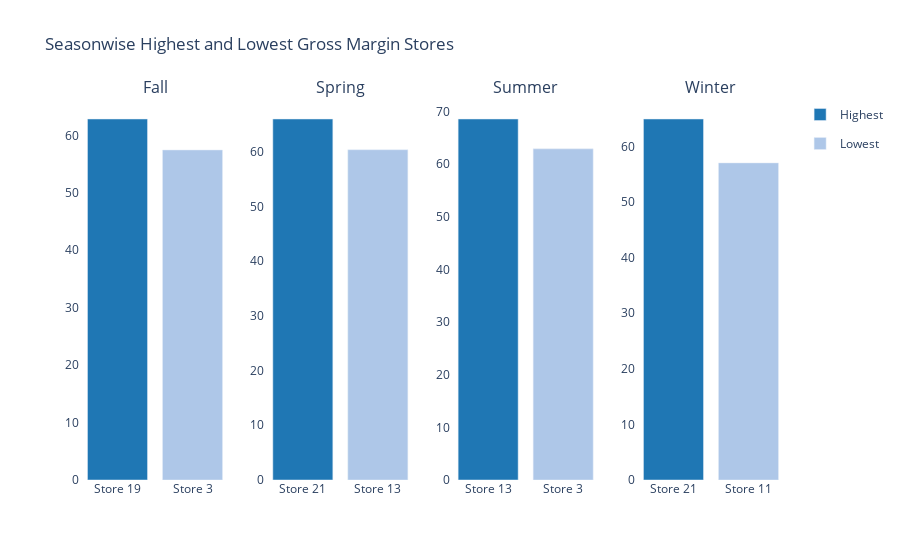

Notebook code for this chart:
### Code cell
import pandas as pd
import plotly.graph_objs as go
from plotly.subplots import make_subplots

# Assuming the sorted DataFrame is named results_df7
season_wise_gross_sorted = results_df7

# Find the highest and lowest gross margin stores for each season
highest_gross_margin = season_wise_gross_sorted.groupby('season').head(1)
lowest_gross_margin = season_wise_gross_sorted.groupby('season').tail(1)

# Merge the highest and lowest gross margin stores
combined_df = pd.concat([highest_gross_margin, lowest_gross_margin])

# Create a grouped bar chart with subplots for each season
fig = make_subplots(rows=1, cols=4, subplot_titles=("Fall", "Spring", "Summer", "Winter"))

# Define the color scale
color_scale = {'Highest': '#1f77b4', 'Lowest': '#aec7e8'}

# Add traces for each season and store
for index, (season, season_df) in enumerate(combined_df.groupby("season")):
    for idx, row in season_df.iterrows():
        if row['store'] == highest_gross_margin.loc[highest_gross_margin['season'] == row['season'], 'store'].values[0]:
            label = "Highest"
        else:
            label = "Lowest"

        fig.add_trace(go.Bar(x=[f"Store {row['store']}"],
                             y=[row['gross_margin']*100],
                             name=label,
                             marker=dict(color=color_scale[label]),
                             legendgroup=label,
                             showlegend=index == 0),
                      row=1, col=index + 1)

# Update the layout
fig.update_layout(title="Seasonwise Highest and Lowest Gross Margin Stores",
                  barmode='group',
                  plot_bgcolor='rgba(0,0,0,0)',
                  )

# Show the figure
fig.show()

### Figure 1 — Plotly figure (JSON) as saved in the notebook; plotly's stock layout.template omitted (floating-point values rounded to 4 significant figures)
{"data": [{"legendgroup": "Highest", "marker": {"color": "#1f77b4"}, "name": "Highest", "showlegend": true, "type": "bar", "x": ["Store 19"], "xaxis": "x", "y": [62.84], "yaxis": "y"}, {"legendgroup": "Lowest", "marker": {"color": "#aec7e8"}, "name": "Lowest", "showlegend": true, "type": "bar", "x": ["Store 3"], "xaxis": "x", "y": [57.45], "yaxis": "y"}, {"legendgroup": "Highest", "marker": {"color": "#1f77b4"}, "name": "Highest", "showlegend": false, "type": "bar", "x": ["Store 21"], "xaxis": "x2", "y": [65.97], "yaxis": "y2"}, {"legendgroup": "Lowest", "marker": {"color": "#aec7e8"}, "name": "Lowest", "showlegend": false, "type": "bar", "x": ["Store 13"], "xaxis": "x2", "y": [60.35], "yaxis": "y2"}, {"legendgroup": "Highest", "marker": {"color": "#1f77b4"}, "name": "Highest", "showlegend": false, "type": "bar", "x": ["Store 13"], "xaxis": "x3", "y": [68.58], "yaxis": "y3"}, {"legendgroup": "Lowest", "marker": {"color": "#aec7e8"}, "name": "Lowest", "showlegend": false, "type": "bar", "x": ["Store 3"], "xaxis": "x3", "y": [62.9], "yaxis": "y3"}, {"legendgroup": "Highest", "marker": {"color": "#1f77b4"}, "name": "Highest", "showlegend": false, "type": "bar", "x": ["Store 21"], "xaxis": "x4", "y": [64.92], "yaxis": "y4"}, {"legendgroup": "Lowest", "marker": {"color": "#aec7e8"}, "name": "Lowest", "showlegend": false, "type": "bar", "x": ["Store 11"], "xaxis": "x4", "y": [57.03], "yaxis": "y4"}], "layout": {"annotations": [{"font": {"size": 16}, "showarrow": false, "text": "Fall", "x": 0.1062, "xanchor": "center", "xref": "paper", "y": 1, "yanchor": "bottom", "yref": "paper"}, {"font": {"size": 16}, "showarrow": false, "text": "Spring", "x": 0.3688, "xanchor": "center", "xref": "paper", "y": 1, "yanchor": "bottom", "yref": "paper"}, {"font": {"size": 16}, "showarrow": false, "text": "Summer", "x": 0.6313, "xanchor": "center", "xref": "paper", "y": 1, "yanchor": "bottom", "yref": "paper"}, {"font": {"size": 16}, "showarrow": false, "text": "Winter", "x": 0.8938, "xanchor": "center", "xref": "paper", "y": 1, "yanchor": "bottom", "yref": "paper"}], "barmode": "group", "plot_bgcolor": "rgba(0,0,0,0)", "title": {"text": "Seasonwise Highest and Lowest Gross Margin Stores"}, "xaxis": {"anchor": "y", "domain": [0, 0.2125]}, "xaxis2": {"anchor": "y2", "domain": [0.2625, 0.475]}, "xaxis3": {"anchor": "y3", "domain": [0.525, 0.7375]}, "xaxis4": {"anchor": "y4", "domain": [0.7875, 1]}, "yaxis": {"anchor": "x", "domain": [0, 1]}, "yaxis2": {"anchor": "x2", "domain": [0, 1]}, "yaxis3": {"anchor": "x3", "domain": [0, 1]}, "yaxis4": {"anchor": "x4", "domain": [0, 1]}}}
